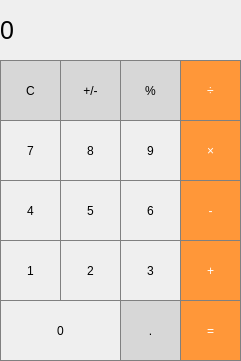
<?xml version="1.0" encoding="UTF-8"?>
<ui version="4.0">
 <class>MainWindow</class>
 <widget class="QMainWindow" name="MainWindow">
  <property name="geometry">
   <rect>
    <x>0</x>
    <y>0</y>
    <width>241</width>
    <height>361</height>
   </rect>
  </property>
  <property name="windowTitle">
   <string>MainWindow</string>
  </property>
  <widget class="QWidget" name="centralWidget">
   <widget class="QLabel" name="label">
    <property name="geometry">
     <rect>
      <x>0</x>
      <y>0</y>
      <width>241</width>
      <height>61</height>
     </rect>
    </property>
    <property name="font">
     <font>
      <pointsize>19</pointsize>
     </font>
    </property>
    <property name="styleSheet">
     <string notr="true">QLabel  {
	qproperty-alignment: 'AlignVCenter |  AlignRight' ;
	border: 1px solid gray;
}

background-color: white;</string>
    </property>
    <property name="text">
     <string>0</string>
    </property>
   </widget>
   <widget class="QPushButton" name="pushButton">
    <property name="geometry">
     <rect>
      <x>0</x>
      <y>60</y>
      <width>61</width>
      <height>61</height>
     </rect>
    </property>
    <property name="text">
     <string>PushButton</string>
    </property>
   </widget>
   <widget class="QPushButton" name="pushButton_clear">
    <property name="geometry">
     <rect>
      <x>0</x>
      <y>60</y>
      <width>61</width>
      <height>61</height>
     </rect>
    </property>
    <property name="styleSheet">
     <string notr="true">QPushButton{
	background-color: rgb(215,215,215);
	border: 1px solid gray;
}

QPushButton:pressed{
	backgroud-color: qlineargradient(x1: 0, y1: 0, x2:0, y2:1,
										stop: 0 #BEBEBE, stop: 1 #D7D7D7);	
}</string>
    </property>
    <property name="text">
     <string>C</string>
    </property>
   </widget>
   <widget class="QPushButton" name="pushButton_plusMinus">
    <property name="geometry">
     <rect>
      <x>60</x>
      <y>60</y>
      <width>61</width>
      <height>61</height>
     </rect>
    </property>
    <property name="styleSheet">
     <string notr="true">QPushButton{
	background-color: rgb(215,215,215);
	border: 1px solid gray;
}

QPushButton:pressed{
	backgroud-color: qlineargradient(x1: 0, y1: 0, x2:0, y2:1,
										stop: 0 #BEBEBE, stop: 1 #D7D7D7);	
}</string>
    </property>
    <property name="text">
     <string>+/-</string>
    </property>
   </widget>
   <widget class="QPushButton" name="pushButton_percent">
    <property name="geometry">
     <rect>
      <x>120</x>
      <y>60</y>
      <width>61</width>
      <height>61</height>
     </rect>
    </property>
    <property name="styleSheet">
     <string notr="true">QPushButton{
	background-color: rgb(215,215,215);
	border: 1px solid gray;
}

QPushButton:pressed{
	backgroud-color: qlineargradient(x1: 0, y1: 0, x2:0, y2:1,
										stop: 0 #BEBEBE, stop: 1 #D7D7D7);	
}</string>
    </property>
    <property name="text">
     <string>%</string>
    </property>
   </widget>
   <widget class="QPushButton" name="pushButton_divide">
    <property name="geometry">
     <rect>
      <x>180</x>
      <y>60</y>
      <width>61</width>
      <height>61</height>
     </rect>
    </property>
    <property name="styleSheet">
     <string notr="true">QPushButton{
	background-color: rgb(255,151,57);
	color: white;
	border: 1px solid gray;
}

QPushButton:pressed {
	background-color: qlineargradient(x1: 0, y1: 0, x2:0, y2:1,
										stop: 0 #FF7832, stop: 1 #FF9739);	
}</string>
    </property>
    <property name="text">
     <string>÷</string>
    </property>
   </widget>
   <widget class="QPushButton" name="pushButton_9">
    <property name="geometry">
     <rect>
      <x>120</x>
      <y>120</y>
      <width>61</width>
      <height>61</height>
     </rect>
    </property>
    <property name="styleSheet">
     <string notr="true">QPushButton{
	border: 1px solid gray;
}
QPushButton:pressed{
	background-color: qlineargradient(x1: 0, y1: 0, x2:0, y2:1,
										stop: 0 #dadbde, stop: 1 #f6f7fa);										
}</string>
    </property>
    <property name="text">
     <string>9</string>
    </property>
   </widget>
   <widget class="QPushButton" name="pushButton_multiply">
    <property name="geometry">
     <rect>
      <x>180</x>
      <y>120</y>
      <width>61</width>
      <height>61</height>
     </rect>
    </property>
    <property name="styleSheet">
     <string notr="true">QPushButton{
	background-color: rgb(255,151,57);
	color: white;
	border: 1px solid gray;
}

QPushButton:pressed {
	background-color: qlineargradient(x1: 0, y1: 0, x2:0, y2:1,
										stop: 0 #FF7832, stop: 1 #FF9739);	
}</string>
    </property>
    <property name="text">
     <string>×</string>
    </property>
   </widget>
   <widget class="QPushButton" name="pushButton_7">
    <property name="geometry">
     <rect>
      <x>0</x>
      <y>120</y>
      <width>61</width>
      <height>61</height>
     </rect>
    </property>
    <property name="styleSheet">
     <string notr="true">QPushButton{
	border: 1px solid gray;
}
QPushButton:pressed{
	background-color: qlineargradient(x1: 0, y1: 0, x2:0, y2:1,
										stop: 0 #dadbde, stop: 1 #f6f7fa);										
}</string>
    </property>
    <property name="text">
     <string>7</string>
    </property>
   </widget>
   <widget class="QPushButton" name="pushButton_8">
    <property name="geometry">
     <rect>
      <x>60</x>
      <y>120</y>
      <width>61</width>
      <height>61</height>
     </rect>
    </property>
    <property name="styleSheet">
     <string notr="true">QPushButton{
	border: 1px solid gray;
}
QPushButton:pressed{
	background-color: qlineargradient(x1: 0, y1: 0, x2:0, y2:1,
										stop: 0 #dadbde, stop: 1 #f6f7fa);										
}</string>
    </property>
    <property name="text">
     <string>8</string>
    </property>
   </widget>
   <widget class="QPushButton" name="pushButton_6">
    <property name="geometry">
     <rect>
      <x>120</x>
      <y>180</y>
      <width>61</width>
      <height>61</height>
     </rect>
    </property>
    <property name="styleSheet">
     <string notr="true">QPushButton{
	border: 1px solid gray;
}
QPushButton:pressed{
	background-color: qlineargradient(x1: 0, y1: 0, x2:0, y2:1,
										stop: 0 #dadbde, stop: 1 #f6f7fa);										
}</string>
    </property>
    <property name="text">
     <string>6</string>
    </property>
   </widget>
   <widget class="QPushButton" name="pushButton_subtract">
    <property name="geometry">
     <rect>
      <x>180</x>
      <y>180</y>
      <width>61</width>
      <height>61</height>
     </rect>
    </property>
    <property name="styleSheet">
     <string notr="true">QPushButton{
	background-color: rgb(255,151,57);
	color: white;
	border: 1px solid gray;
}

QPushButton:pressed {
	background-color: qlineargradient(x1: 0, y1: 0, x2:0, y2:1,
										stop: 0 #FF7832, stop: 1 #FF9739);	
}</string>
    </property>
    <property name="text">
     <string>-</string>
    </property>
   </widget>
   <widget class="QPushButton" name="pushButton_4">
    <property name="geometry">
     <rect>
      <x>0</x>
      <y>180</y>
      <width>61</width>
      <height>61</height>
     </rect>
    </property>
    <property name="styleSheet">
     <string notr="true">QPushButton{
	border: 1px solid gray;
}
QPushButton:pressed{
	background-color: qlineargradient(x1: 0, y1: 0, x2:0, y2:1,
										stop: 0 #dadbde, stop: 1 #f6f7fa);										
}</string>
    </property>
    <property name="text">
     <string>4</string>
    </property>
   </widget>
   <widget class="QPushButton" name="pushButton_5">
    <property name="geometry">
     <rect>
      <x>60</x>
      <y>180</y>
      <width>61</width>
      <height>61</height>
     </rect>
    </property>
    <property name="styleSheet">
     <string notr="true">QPushButton{
	border: 1px solid gray;
}
QPushButton:pressed{
	background-color: qlineargradient(x1: 0, y1: 0, x2:0, y2:1,
										stop: 0 #dadbde, stop: 1 #f6f7fa);										
}</string>
    </property>
    <property name="text">
     <string>5</string>
    </property>
   </widget>
   <widget class="QPushButton" name="pushButton_3">
    <property name="geometry">
     <rect>
      <x>120</x>
      <y>240</y>
      <width>61</width>
      <height>61</height>
     </rect>
    </property>
    <property name="styleSheet">
     <string notr="true">QPushButton{
	border: 1px solid gray;
}
QPushButton:pressed{
	background-color: qlineargradient(x1: 0, y1: 0, x2:0, y2:1,
										stop: 0 #dadbde, stop: 1 #f6f7fa);										
}</string>
    </property>
    <property name="text">
     <string>3</string>
    </property>
   </widget>
   <widget class="QPushButton" name="pushButton_plus">
    <property name="geometry">
     <rect>
      <x>180</x>
      <y>240</y>
      <width>61</width>
      <height>61</height>
     </rect>
    </property>
    <property name="styleSheet">
     <string notr="true">QPushButton{
	background-color: rgb(255,151,57);
	color: white;
	border: 1px solid gray;
}

QPushButton:pressed {
	background-color: qlineargradient(x1: 0, y1: 0, x2:0, y2:1,
										stop: 0 #FF7832, stop: 1 #FF9739);	
}</string>
    </property>
    <property name="text">
     <string>+</string>
    </property>
   </widget>
   <widget class="QPushButton" name="pushButton_1">
    <property name="geometry">
     <rect>
      <x>0</x>
      <y>240</y>
      <width>61</width>
      <height>61</height>
     </rect>
    </property>
    <property name="styleSheet">
     <string notr="true">QPushButton{
	border: 1px solid gray;
}
QPushButton:pressed{
	background-color: qlineargradient(x1: 0, y1: 0, x2:0, y2:1,
										stop: 0 #dadbde, stop: 1 #f6f7fa);										
}</string>
    </property>
    <property name="text">
     <string>1</string>
    </property>
   </widget>
   <widget class="QPushButton" name="pushButton_2">
    <property name="geometry">
     <rect>
      <x>60</x>
      <y>240</y>
      <width>61</width>
      <height>61</height>
     </rect>
    </property>
    <property name="styleSheet">
     <string notr="true">QPushButton{
	border: 1px solid gray;
}
QPushButton:pressed{
	background-color: qlineargradient(x1: 0, y1: 0, x2:0, y2:1,
										stop: 0 #dadbde, stop: 1 #f6f7fa);										
}</string>
    </property>
    <property name="text">
     <string>2</string>
    </property>
   </widget>
   <widget class="QPushButton" name="pushButton_equal">
    <property name="geometry">
     <rect>
      <x>180</x>
      <y>300</y>
      <width>61</width>
      <height>61</height>
     </rect>
    </property>
    <property name="styleSheet">
     <string notr="true">QPushButton{
	background-color: rgb(255,151,57);
	color: white;
	border: 1px solid gray;
}

QPushButton:pressed {
	background-color: qlineargradient(x1: 0, y1: 0, x2:0, y2:1,
										stop: 0 #FF7832, stop: 1 #FF9739);	
}</string>
    </property>
    <property name="text">
     <string>=</string>
    </property>
   </widget>
   <widget class="QPushButton" name="pushButton_0">
    <property name="geometry">
     <rect>
      <x>0</x>
      <y>300</y>
      <width>121</width>
      <height>61</height>
     </rect>
    </property>
    <property name="styleSheet">
     <string notr="true">QPushButton{
	border: 1px solid gray;
}
QPushButton:pressed{
	background-color: qlineargradient(x1: 0, y1: 0, x2:0, y2:1,
										stop: 0 #dadbde, stop: 1 #f6f7fa);										
}</string>
    </property>
    <property name="text">
     <string>0</string>
    </property>
   </widget>
   <widget class="QPushButton" name="pushButton_decimal">
    <property name="geometry">
     <rect>
      <x>120</x>
      <y>300</y>
      <width>61</width>
      <height>61</height>
     </rect>
    </property>
    <property name="styleSheet">
     <string notr="true">QPushButton{
	background-color: rgb(215,215,215);
	border: 1px solid gray;
}

QPushButton:pressed{
	backgroud-color: qlineargradient(x1: 0, y1: 0, x2:0, y2:1,
										stop: 0 #BEBEBE, stop: 1 #D7D7D7);	
}</string>
    </property>
    <property name="text">
     <string>.</string>
    </property>
   </widget>
  </widget>
 </widget>
 <layoutdefault spacing="6" margin="11"/>
 <resources/>
 <connections/>
</ui>
